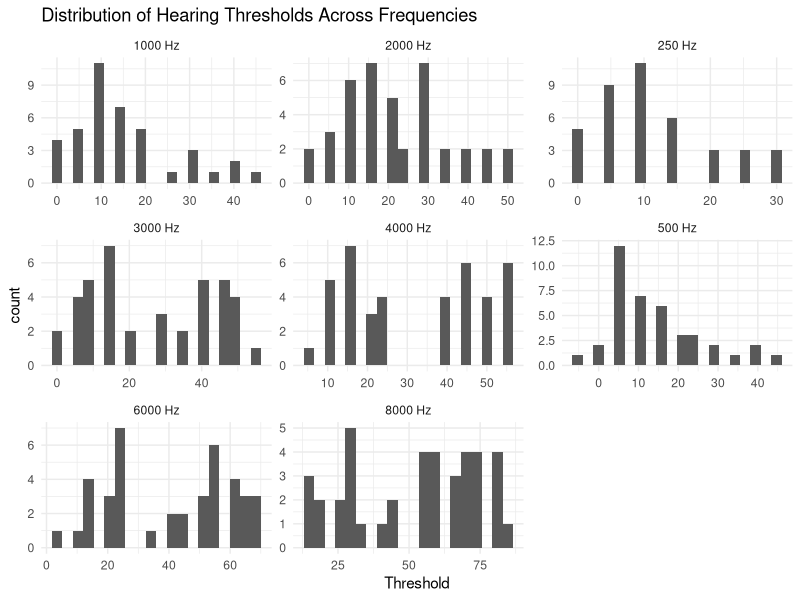
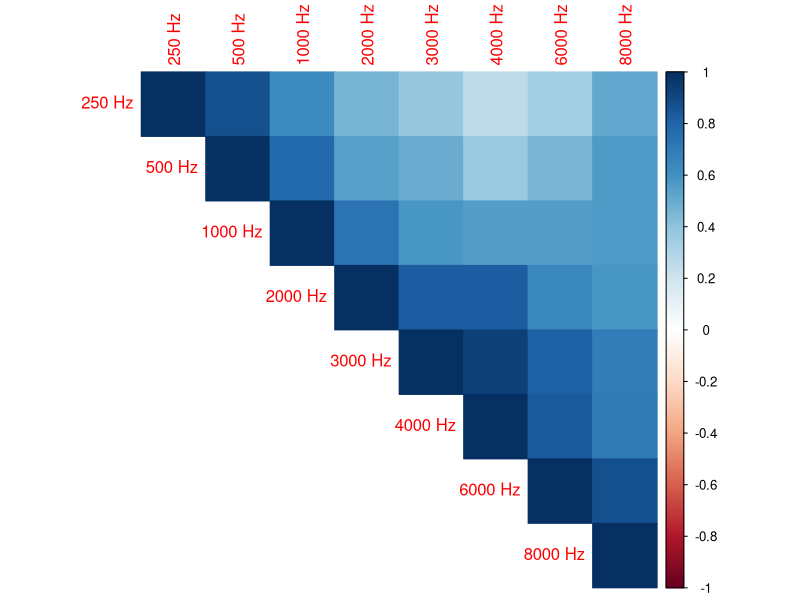
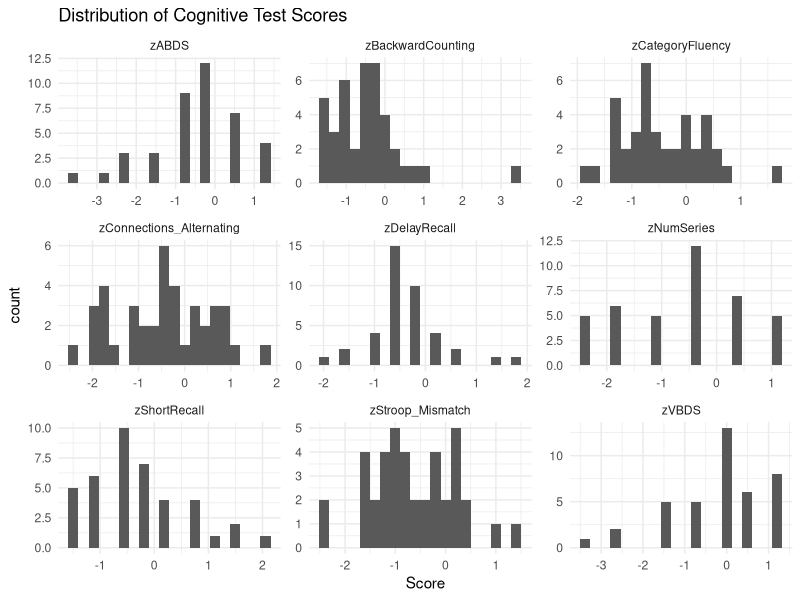
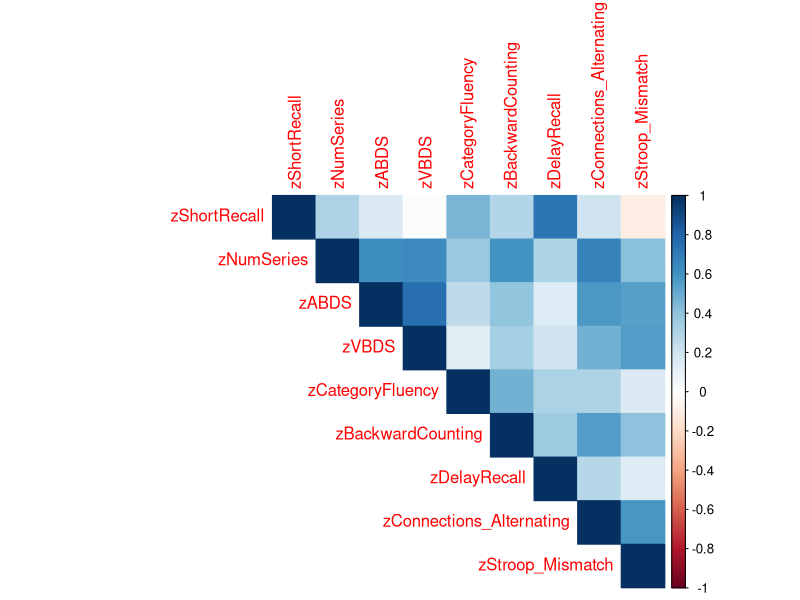
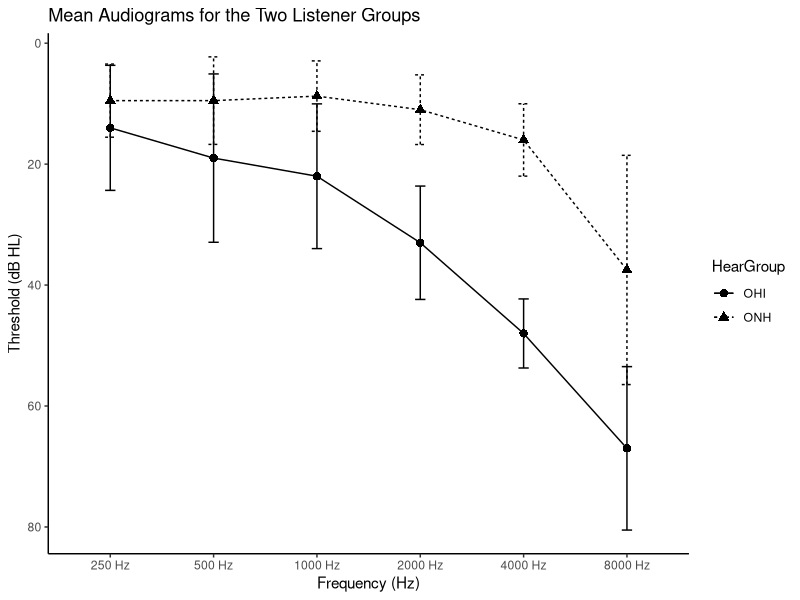
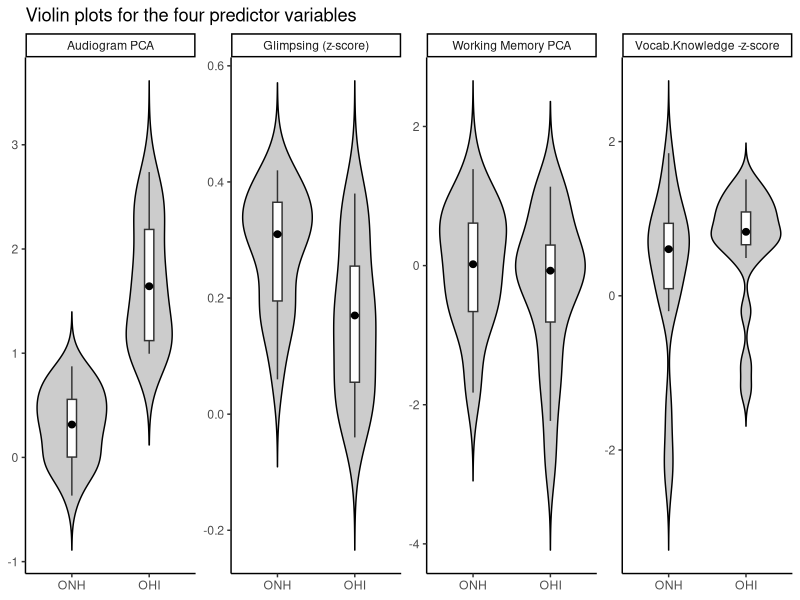
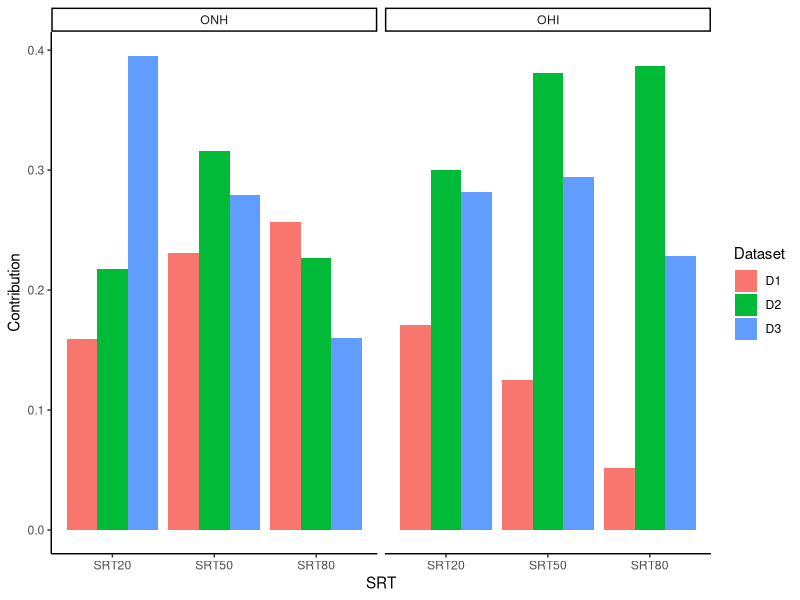
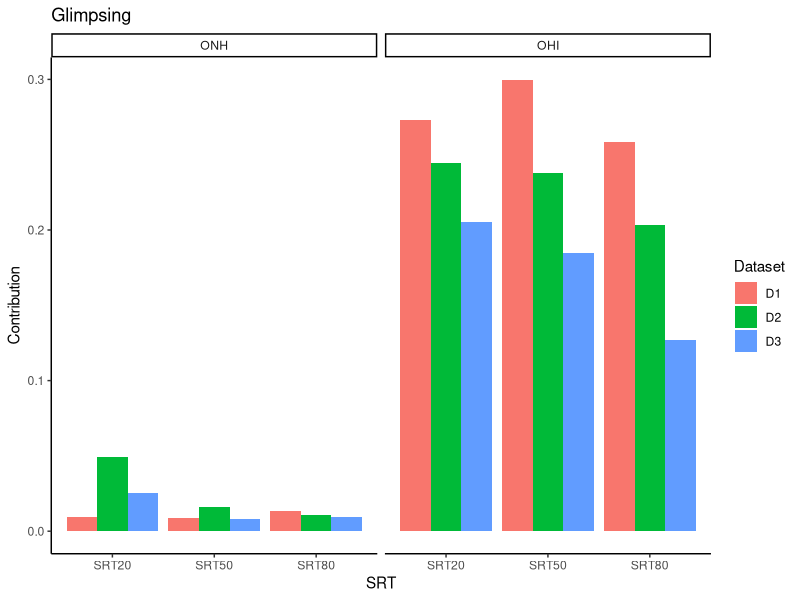

The R script that drew these images, in order:
## ---- chunk 1
knitr::opts_chunk$set(fig.path = "images/")
## ---- chunk 2
# Installed the packages "corrplot" and "combinat" and loading the necessary libraries, I have removed installing code lines after installing

## ---- chunk 3

library(readxl)
library(tidyverse)
library(corrplot)
library(combinat)
## ---- chunk 4
auditory_variables <- read_excel("data/journal.pone.0331487.s002.xlsx",sheet = "AuditoryVariables",skip = 1) # Skipping the header above data columns because the auditory dataset contained multi-level headers

cognitive_variables <- read_excel("data/journal.pone.0331487.s002.xlsx",
                        sheet = "CognitiveVariables (z-scores)")
## ---- chunk 5
head(auditory_variables)
glimpse(auditory_variables)
## ---- chunk 6
head(cognitive_variables)
glimpse(cognitive_variables)
## ---- chunk 7
auditory_variables_long <- auditory_variables%>%
  pivot_longer(cols = `250 Hz`:`8000 Hz`,
               names_to = "Frequency",
               values_to = "Threshold")

ggplot(auditory_variables_long, aes(x = Threshold)) +
  geom_histogram(bins = 20) +
  facet_wrap(~Frequency, scales = "free") +
  theme_minimal() +
  labs(title = "Distribution of Hearing Thresholds Across Frequencies")
## ---- chunk 8
auditory_variables_1 <- auditory_variables %>%
  select(`250 Hz`:`8000 Hz`)

auditory_correlations <- cor(auditory_variables_1)

library(corrplot)
corrplot(auditory_correlations, method = "color", type = "upper")
## ---- chunk 9
cognitive_variables_long <- cognitive_variables %>%
  pivot_longer(cols = zShortRecall:zStroop_Mismatch,
               names_to = "Test",
               values_to = "Score")

ggplot(cognitive_variables_long, aes(x = Score)) +
  geom_histogram(bins = 20) +
  facet_wrap(~Test, scales = "free") +
  theme_minimal() +
  labs(title = "Distribution of Cognitive Test Scores")
## ---- chunk 10
cognitive_variables_1 <- cognitive_variables %>%
  select(zShortRecall:zStroop_Mismatch)

cognitive_correlation <- cor(cognitive_variables_1)

# drawing the correlation matrix

corrplot(cognitive_correlation, method = "color", type = "upper")
## ---- chunk 11
df <- read_excel(
  "data/journal.pone.0331487.s002.xlsx",
  sheet = "Predictors&Outcomes", ,skip = 1
)
df$HearGroup <- as.factor(df$HearGroup)

## ---- chunk 12
df %>%
  group_by(HearGroup) %>%
  summarise(
    n = n(),
    Age_mean = mean(Age),
    Age_sd = sd(Age),
    Age_min = min(Age),
    Age_max = max(Age)
  )
## ---- chunk 13
table(df$HearGroup, df$Sex)
## ---- chunk 14

auditory_variables_long <- auditory_variables %>%
  select(HearGroup, `250 Hz`, `500 Hz`, `1000 Hz`, `2000 Hz`, `4000 Hz`, `8000 Hz`) %>%
  pivot_longer(
    cols = `250 Hz`:`8000 Hz`,
    names_to = "Frequency",
    values_to = "Threshold"
  ) %>%
  mutate(
    Frequency = factor(
      Frequency,
      levels = c("250 Hz", "500 Hz", "1000 Hz", "2000 Hz", "4000 Hz", "8000 Hz")
    )
  )

auditory_variables_summary <- auditory_variables_long %>%
  group_by(HearGroup, Frequency) %>%
  summarise(
    mean_threshold = mean(Threshold, na.rm = TRUE),
    sd_threshold = sd(Threshold, na.rm = TRUE),
    .groups = "drop"
  )

auditory_variables_summary
## ---- chunk 15
ggplot(auditory_variables_summary, aes(x = Frequency, y = mean_threshold,
                        group = HearGroup, shape = HearGroup, linetype = HearGroup)) +
  geom_line(color = "black") +
  geom_point(color = "black", size = 2.5) +
  geom_errorbar(
    aes(ymin = mean_threshold - sd_threshold, ymax = mean_threshold + sd_threshold),
    width = 0.1,
    color = "black"
  ) +
  scale_y_reverse() +
  labs(
    title = "Mean Audiograms for the Two Listener Groups",
    x = "Frequency (Hz)",
    y = "Threshold (dB HL)"
  ) +
  theme_classic()
## ---- chunk 16

df$HearGroup <- factor(df$HearGroup, levels = c("ONH", "OHI"))

plot_df <- df %>%
  select(HearGroup, Audiogram_PCA, Glimpsing, WorkingMemory_PCA, Vocabulary) %>%
  pivot_longer(
    cols = c(Audiogram_PCA, Glimpsing, WorkingMemory_PCA, Vocabulary),
    names_to = "Variable",
    values_to = "Value"
  ) %>%
  mutate(
    Variable = factor(
      Variable,
      levels = c("Audiogram_PCA", "Glimpsing", "WorkingMemory_PCA", "Vocabulary"),
      labels = c("Audiogram PCA", "Glimpsing (z-score)", "Working Memory PCA", "Vocab.Knowledge -z-score")
    )
  )

ggplot(plot_df, aes(x = HearGroup, y = Value)) +
  geom_violin(trim = FALSE, fill = "grey80", color = "black") +
  geom_boxplot(width = 0.12, fill = "white", outlier.shape = NA) +
  stat_summary(fun = median, geom = "point", size = 2) +
  facet_wrap(~Variable, scales = "free_y", nrow = 1) +
  labs(
    x = NULL,
    y = NULL,
    title = "Violin plots for the four predictor variables"
  ) +
  theme_classic()
## ---- chunk 17

# writing a fucntion to compute the dominance

compute_dominance <- function(data, outcome) {
  
  predictors <- c("Audiogram_PCA", "Glimpsing", 
                  "WorkingMemory_PCA", "Vocabulary")
  # Above are the four predictir variables we are considering
  
  all_subsets <- unlist(
    lapply(1:length(predictors), function(x) {
      combn(predictors, x, simplify = FALSE)
    }),
    recursive = FALSE
  )
  
  # The above step actually is for creating all the combinations of predictor variable subsets.     because the dominance value calculation they did was based on all possible regression      submodels.
  
  results <- data.frame()
  
  # Compute R² for all subsets (every combination) I defined above, and i can store in results data frame.
  
  for (subset in all_subsets) {
    
    formula <- as.formula(
      paste(outcome, "~", paste(subset, collapse = " + "))
    )
    
    model <- lm(formula, data = data) # here is we use the multiple regression models
    
    results <- rbind(results, data.frame(
      Predictors = paste(subset, collapse = ","),
      R2 = summary(model)$r.squared
    ))
  }
  
  # Creating an empty table to store dominance values For each predictor, I will calculate its    average contribution to R² across all possible subsets
  
  dominance <- data.frame(Predictor = predictors, Contribution = 0)
  
  for (pred in predictors) { # I am trying to store calculated contribution values now
    
    contrib_values <- c()
    
    for (subset in all_subsets) {
      
      if (!(pred %in% subset)) next
      
      subset_without <- setdiff(subset, pred) # I remember using this for the wordplay game assignment. I use it here to consider different subsets. 
      
      formula_with <- as.formula(
        paste(outcome, "~", paste(subset, collapse = " + "))
      )
      
      model_with <- lm(formula_with, data = data)
      r2_with <- summary(model_with)$r.squared
      
      if (length(subset_without) == 0) {
        r2_without <- 0
      } else {
        formula_without <- as.formula(
          paste(outcome, "~", paste(subset_without, collapse = " + "))
        )
        model_without <- lm(formula_without, data = data)
        r2_without <- summary(model_without)$r.squared 
      }
      # extracting r2 from each model summary above for predictor subsets with and both without that predictor in the subset
      
      contrib_values <- c(contrib_values, r2_with - r2_without)
    }
    
    dominance$Contribution[dominance$Predictor == pred] <- mean(contrib_values)
  }
  
  return(dominance)
}
## ---- chunk 18
df_ONH <- df %>% filter(HearGroup == "ONH")

dominance_test <- compute_dominance(df_ONH, "D1_SRT50_ESTOI")

dominance_test
## ---- chunk 19
outcomes <- c(
  "D1_SRT20_ESTOI", "D1_SRT50_ESTOI", "D1_SRT80_ESTOI",
  "D2_SRT20_ESTOI", "D2_SRT50_ESTOI", "D2_SRT80_ESTOI",
  "D3_SRT20_ESTOI", "D3_SRT50_ESTOI", "D3_SRT80_ESTOI"
)

run_all <- function(data, group_name) {
  
  results <- data.frame()
  
  for (out in outcomes) {
    
    dom <- compute_dominance(data, out)
    
    dom$Outcome <- out
    dom$Group <- group_name
    
    results <- rbind(results, dom)
  }
  
  return(results)
}

dom_ONH <- run_all(df %>% filter(HearGroup == "ONH"), "ONH")
dom_OHI <- run_all(df %>% filter(HearGroup == "OHI"), "OHI")

dominance_all <- rbind(dom_OHI, dom_ONH)
dominance_all
## ---- chunk 20
summary_dominance_analysis <- dominance_all %>%
  group_by(Group, Predictor) %>%
  summarise(
    Mean_Contribution = mean(Contribution),
    SD = sd(Contribution)
  )

summary_dominance_analysis
## ---- chunk 21
summary_dominance_analysis_table<- summary_dominance_analysis %>%
  group_by(Group) %>%
  arrange(Group, desc(Mean_Contribution))

summary_dominance_analysis_table
## ---- chunk 22
dominance_all <- dominance_all %>%
  mutate(
    Dataset = substr(Outcome, 1, 2),
    SRT = case_when(
      grepl("20", Outcome) ~ "SRT20",
      grepl("50", Outcome) ~ "SRT50",
      grepl("80", Outcome) ~ "SRT80"
    )
  )
## ---- chunk 23
aud_plot <- dominance_all %>%
  filter(Predictor == "Audiogram_PCA")

aud_plot$Group <- factor(aud_plot$Group, levels = c("ONH", "OHI"))

ggplot(aud_plot, aes(x = SRT, y = Contribution, fill = Dataset)) +
  geom_col(position = "dodge") +
  facet_wrap(~Group) +
  theme_classic()
## ---- chunk 24

glmp_plot <- dominance_all %>%
  filter(Predictor == "Glimpsing")

glmp_plot$Group <- factor(glmp_plot$Group, levels = c("ONH", "OHI"))

ggplot(glmp_plot, aes(x = SRT, y = Contribution, fill = Dataset)) +
  geom_col(position = "dodge") +
  facet_wrap(~Group) +
  theme_classic() +
  labs(title = "Glimpsing")

wm_plot <- dominance_all %>%
  filter(Predictor == "WorkingMemory_PCA")

wm_plot$Group <- factor(wm_plot$Group, levels = c("ONH", "OHI"))

ggplot(wm_plot, aes(x = SRT, y = Contribution, fill = Dataset)) +
  geom_col(position = "dodge") +
  facet_wrap(~Group) +
  theme_classic() +
  labs(title = "Working Memory")

voc_plot <- dominance_all %>%
  filter(Predictor == "Vocabulary")

voc_plot$Group <- factor(voc_plot$Group, levels = c("ONH", "OHI"))

ggplot(voc_plot, aes(x = SRT, y = Contribution, fill = Dataset)) +
  geom_col(position = "dodge") +
  facet_wrap(~Group) +
  theme_classic() +
  labs(title = "Vocabulary Knowledge")
## ---- chunk 25
df$HearGroup <- factor(df$HearGroup, levels = c("ONH", "OHI"))

# predictor variables used in the paper
predictor_vars <- c(
  "Audiogram_PCA",
  "SpeechModulation_PCA",
  "WorkingMemory_PCA",
  "EpisodicMemory_PCA",
  "Interference_PCA",
  "Vocabulary",
  "LinguisticClosure",
  "Glimpsing"
)

# all experimental speech outcome variables
outcome_vars <- c(
  "D1_SRT20_ESTOI", "D1_SRT50_ESTOI", "D1_SRT80_ESTOI",
  "D2_SRT20_ESTOI", "D2_SRT50_ESTOI", "D2_SRT80_ESTOI",
  "D3_SRT20_ESTOI", "D3_SRT50_ESTOI", "D3_SRT80_ESTOI",
  "Overall_PCA (Experimental)"
)
## ---- chunk 26
get_cor_table <- function(data, predictors, outcomes, group_name) {
  
  results <- data.frame()
  
  for (pred in predictors) {
    for (out in outcomes) {
      
      r_value <- cor(data[[pred]], data[[out]], use = "complete.obs")
      
      results <- rbind(
        results,
        data.frame(
          Group = group_name,
          Predictor = pred,
          Outcome = out,
          Correlation = r_value
        )
      )
    }
  }
  
  return(results)
}

## ---- chunk 27
cor_onh <- get_cor_table(
  data = df %>% filter(HearGroup == "ONH"),
  predictors = predictor_vars,
  outcomes = outcome_vars,
  group_name = "ONH"
)

cor_ohi <- get_cor_table(
  data = df %>% filter(HearGroup == "OHI"),
  predictors = predictor_vars,
  outcomes = outcome_vars,
  group_name = "OHI"
)

correlation_of_all <- bind_rows(cor_onh, cor_ohi)

head(correlation_of_all)
## ---- chunk 28
correlation_table_wide <- correlation_of_all %>%
  pivot_wider(
    names_from = Outcome,
    values_from = Correlation
  )

correlation_table_wide
